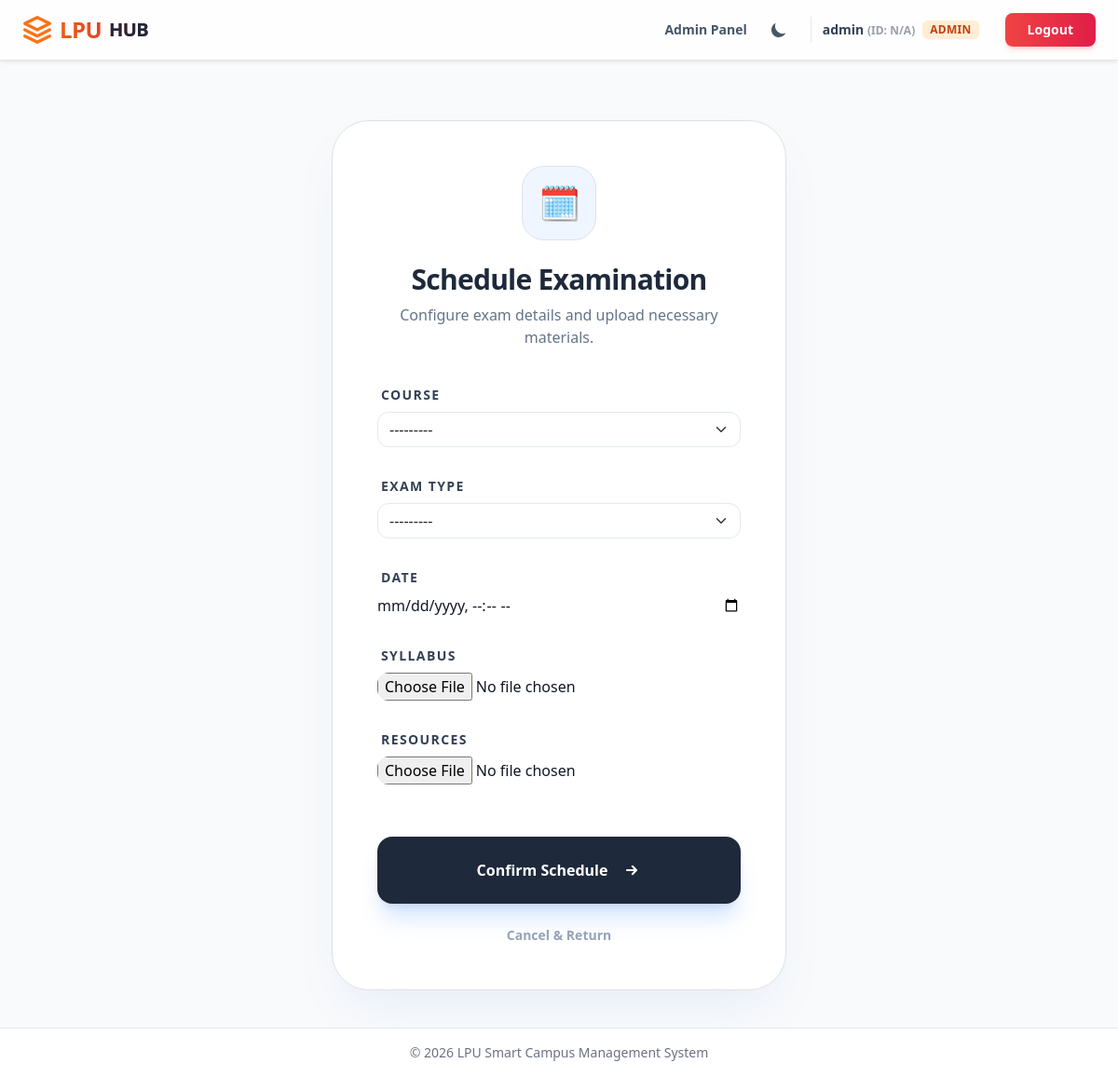
The app's page /exams/create/ (signed in) with its own data.
### core/models.py (models this page shows, shortened)
class User(AbstractUser):
    class Role(models.TextChoices):
        STUDENT = "STUDENT", "Student"
        FACULTY = "FACULTY", "Faculty"
        ADMIN = "ADMIN", "Admin"
    role = models.CharField(max_length=50, choices=Role.choices, default=Role.STUDENT)
    uid = models.CharField(max_length=8, unique=True, null=True, blank=True)
    section = models.ForeignKey(Section, on_delete=models.SET_NULL, null=True, blank=True, related_name='members')
    is_approved = models.BooleanField(default=False)

### exams/views.py (the view)
# urls.py: path('create/', views.create_exam, name='create_exam'),
@login_required
def create_exam(request):
    if request.user.role not in ['FACULTY', 'ADMIN']:
        messages.error(request, "You don't have permission to create exams.")
        return redirect('exam_list')
    if request.method == 'POST':
        form = ExamForm(request.POST, request.FILES, user=request.user)
        if form.is_valid():
            form.save()
            messages.success(request, "Exam scheduled successfully!")
            return redirect('exam_list')
    else:
        form = ExamForm(user=request.user)
    return render(request, 'exams/exam_form.html', {'form': form})

### attendance/models.py (called while the page is built)
    def __str__(self):
        return f"{self.code} - {self.name}"

### templates/exams/exam_form.html (shortened to what this page needs)
{% extends "base.html" %}
{% block content %}
<div class="row justify-content-center py-10">
    <div class="col-md-8 col-lg-6">
        <div
            class="bg-white dark:!bg-slate-800 rounded-[2.5rem] p-8 lg:p-12 shadow-2xl shadow-blue-500/10 border border-slate-100 dark:!border-slate-700/50">
            <div class="mb-10 text-center">
                <div
                    class="inline-flex items-center justify-center w-20 h-20 bg-blue-50 dark:!bg-blue-500/10 rounded-3xl text-4xl mb-6 border border-blue-100 dark:!border-blue-500/20">
                    🗓️
                </div>
                <h2 class="text-3xl font-black text-slate-800 dark:text-white tracking-tight mb-2">Schedule Examination
                </h2>
                <p class="text-slate-500 dark:text-slate-400 font-medium">Configure exam details and upload necessary
                    materials.</p>
            </div>
            <form method="post" enctype="multipart/form-data" class="space-y-8">
                {% for field in form %}
                <div class="space-y-2">
                    <label for="{{ field.id_for_label }}"
                        class="block text-sm font-black text-slate-700 dark:text-slate-300 uppercase tracking-widest pl-1">
                        {{ field.label }}
                    </label>
                    {{ field }}
                </div>
                {% endfor %}
                <div class="pt-6">
                    <button type="submit"
                        class="w-full bg-slate-800 dark:bg-blue-600 hover:bg-slate-900 dark:hover:bg-blue-700 text-white font-black py-4 px-6 rounded-2xl transition-all duration-300 shadow-xl shadow-blue-500/20 flex items-center justify-center gap-3 group">
                        Confirm Schedule
                        <svg class="w-5 h-5 group-hover:translate-x-1 transition-transform" fill="none"
                            viewBox="0 0 24 24" stroke="currentColor">
                            <path stroke-linecap="round" stroke-linejoin="round" stroke-width="2.5"
                                d="M13 7l5 5m0 0l-5 5m5-5H6" />
                        </svg>
                    </button>
                    <a href="{% url 'exam_list' %}"
                        class="block text-center mt-6 text-sm font-bold text-slate-400 hover:text-slate-600 dark:hover:text-slate-200 transition-colors no-underline">
                        Cancel & Return
                    </a>
                </div>
            </form>
        </div>
    </div>
</div>
{% endblock %}

### templates/base.html (shortened to what this page needs)
<!DOCTYPE html>
<html lang="en" data-bs-theme="light" class="light">
<head>
    <link href="https://cdn.jsdelivr.net/npm/bootstrap@5.3.3/dist/css/bootstrap.min.css" rel="stylesheet">
    <script src="https://cdn.tailwindcss.com"></script>
</head>
<body class="bg-gray-50 text-gray-900 dark:bg-gray-900 dark:text-gray-100 flex flex-col min-h-screen">
    <nav
        class="sticky top-0 z-50 bg-white/80 dark:bg-slate-900/80 backdrop-blur-lg border-b border-gray-200 dark:border-slate-800 transition-all duration-300 shadow-sm">
        <div class="max-w-7xl mx-auto px-4 sm:px-6 lg:px-8">
            <div class="flex justify-between items-center h-16">
                <div class="flex-shrink-0 flex items-center">
                    <a href="{% url 'dashboard' %}"
                        class="text-2xl font-black bg-clip-text text-transparent bg-gradient-to-r from-orange-500 to-red-600 tracking-tight flex items-center gap-2 hover:opacity-80 transition-opacity">
                        <svg xmlns="http://www.w3.org/2000/svg" class="w-8 h-8 text-orange-500" viewBox="0 0 24 24"
                            fill="none" stroke="currentColor" stroke-width="2.5" stroke-linecap="round"
                            stroke-linejoin="round">
                            <path d="M12 2L2 7l10 5 10-5-10-5zM2 17l10 5 10-5M2 12l10 5 10-5" />
                        </svg>
                        LPU<span class="text-slate-800 dark:text-white font-bold text-xl">HUB</span>
                    </a>
                </div>
                <div class="flex items-center gap-3 sm:gap-5">
                    {% if user.is_authenticated and user.role == 'ADMIN' %}
                    <a href="{% url 'admin_panel' %}"
                        class="hidden sm:block text-sm font-semibold text-slate-600 dark:text-slate-300 hover:text-orange-500 dark:hover:text-orange-400 transition-colors">Admin
                        Panel</a>
                    {% endif %}
                    <button id="theme-toggle"
                        class="p-2 rounded-full hover:bg-slate-100 dark:hover:bg-slate-800 transition-colors duration-200 focus:outline-none focus:ring-2 focus:ring-orange-500 text-slate-600 dark:text-slate-300">
                        <svg id="theme-toggle-dark-icon" class="w-5 h-5 hidden" fill="currentColor" viewBox="0 0 20 20"
                            xmlns="http://www.w3.org/2000/svg">
                            <path d="M17.293 13.293A8 8 0 016.707 2.707a8.001 8.001 0 1010.586 10.586z"></path>
                        </svg>
                    </button>
                    {% if user.is_authenticated %}
                    <div
                        class="hidden md:flex items-center gap-2 pl-3 py-1 pr-1 border-l border-slate-200 dark:border-slate-700">
                        <span class="text-sm font-semibold text-slate-700 dark:text-slate-200">
                            {{ user.username }}
                            <span class="opacity-50 text-xs">
                                (ID:
                                {{ user.uid|default:"N/A" }})
                            </span>
                        </span>
                        <span
                            class="text-xs px-2 py-0.5 rounded-md bg-orange-100 dark:bg-orange-500/20 text-orange-700 dark:text-orange-300 font-bold tracking-wide">
                            {{ user.get_role_display|upper }}
                        </span>
                    </div>
                    <form method="post" action="{% url 'logout' %}" class="m-0">
                        <button type="submit"
                            class="ms-2 px-4 py-2 text-sm font-bold text-white bg-gradient-to-r from-red-500 to-rose-600 rounded-lg shadow-md shadow-red-500/20 hover:shadow-lg hover:shadow-red-500/40 transform hover:-translate-y-0.5 transition-all focus:ring-2 focus:ring-offset-2 focus:ring-red-500 dark:focus:ring-offset-slate-900 border-none">
                            Logout
                        </button>
                    </form>
                    {% endif %}
                </div>
            </div>
        </div>
    </nav>
    <main class="flex-grow container mt-4">
        {% block content %}
        {% endblock %}
    </main>
    <footer
        class="mt-auto py-3 bg-white dark:!bg-gray-800 border-t border-gray-200 dark:!border-gray-700 text-center text-sm text-gray-500 dark:text-gray-400">
        <p class="mb-0">© 2026 LPU Smart Campus Management System</p>
    </footer>
</body>
</html>

### templates/base.html (style rules this page uses)
body { transition: background-color 0.3s, color 0.3s; }

### records on screen
User: username "admin", uid "N/A", role "ADMIN"

### other values on screen
{{ field.label }} "COURSE" "EXAM TYPE" "DATE" "SYLLABUS" "RESOURCES"
